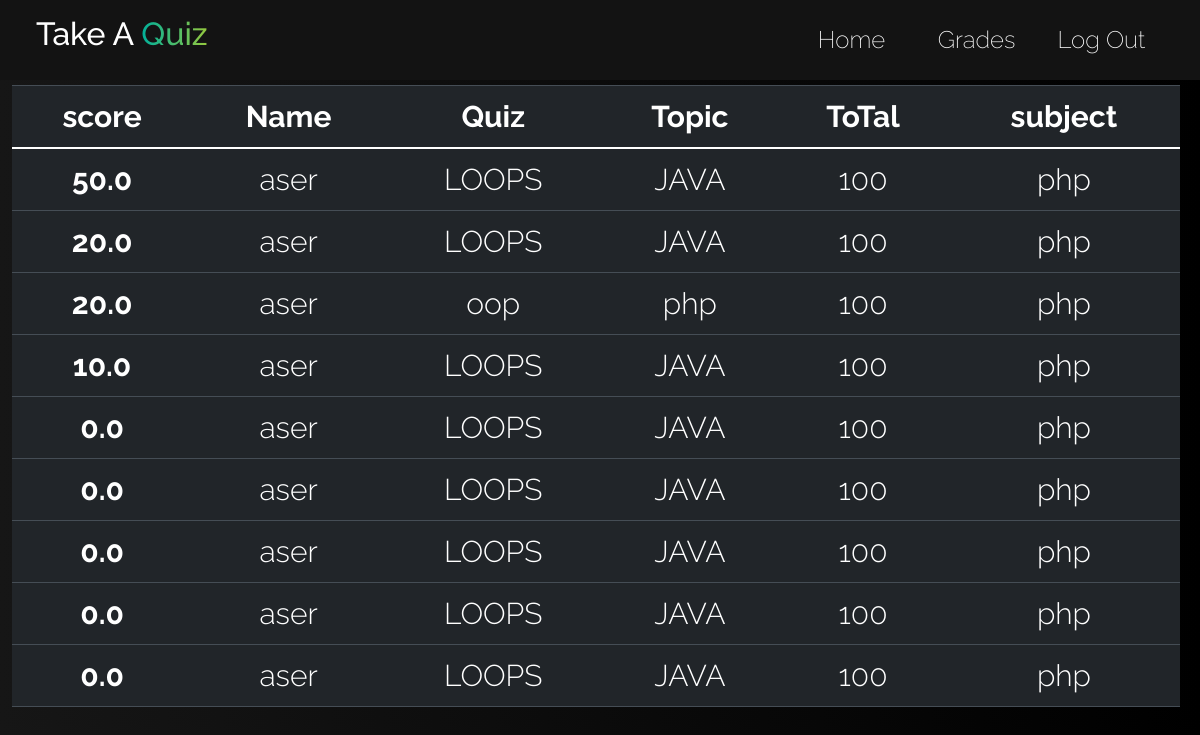
Page /score/ (signed in) on the committed database.
### results/models.py (models this page shows, shortened)
class Result(models.Model):
    quiz = models.ForeignKey(Quiz,on_delete=models.CASCADE)
    user = models.ForeignKey(CustomUserStudent,on_delete=models.CASCADE)
    score = models.FloatField()

### accounts/models.py (models this page shows)
class CustomUserStudent(AbstractUser):
    division = models.CharField(max_length=30 , choices = divisions)
    custom_student_id = models.PositiveBigIntegerField(null=True)## this id not related to any thing in django local db

### quizz/models.py (models this page shows, shortened)
class Quiz(models.Model):
    name = models.CharField(max_length=120)
    topic = models.CharField(max_length=120)
    number_of_questions = models.IntegerField()
    time = models.IntegerField(help_text="duration of the quiz in minutes")
    required_score_to_pass = models.IntegerField(help_text="required score in %")
    subject = models.CharField(max_length=50, choices=subjects)
    total = models.PositiveIntegerField()
    class Meta:
        verbose_name_plural = 'Quizes'

### results/views.py (the view)
# urls.py: path('',UserScore.as_view(),name="results_data"),
class UserScore(LoginRequiredMixin,ListView):
    model = Result
    template_name = 'score.html'
    context_object_name = 'score'
    def get_context_data(self, **kwargs):
                context = super().get_context_data(**kwargs)
                context["score"] = context["score"].filter(user = self.request.user).order_by('-score')
                return context

### templates/score.html
{% extends 'base.html' %}
{% block content %}
<ul class="score_data grades__list">
    <table class="table  table-dark table-hover">
        <thead>
          <tr>
            <th scope="col">score</th>
            <th scope="col">Name</th>
            <th scope="col">Quiz</th>
            <th scope="col">Topic</th>
            <th scope="col">ToTal</th>
            <th scope="col">subject</th>
          </tr>
        </thead>
    <tbody>
{% if user.is_authenticated %}
{% for scores in score %}
      <tr>
        <th scope="row">{{ scores.score }}</th>
        <td>{{ scores.user}}</td>
        <td> {{scores.quiz.name}}</td>
        <td> {{scores.quiz.topic}}</td>
        <td> {{scores.quiz.total}}</td>
        <td> {{scores.quiz.subject}}</td>
      </tr>
{% endfor %}
{% endif %}
</tbody>
</table
</ul>
{% endblock content %}

### templates/base.html (shortened to what this page needs)
{% load static %}
<!doctype html>
<html lang="en">
  <head>
    <link rel="stylesheet" href="https://cdn.jsdelivr.net/npm/bootstrap-icons@1.8.1/font/bootstrap-icons.css">
    <link rel="stylesheet" href="https://cdn.jsdelivr.net/npm/bootstrap@4.5.3/dist/css/bootstrap.min.css">
    <link href="https://cdn.jsdelivr.net/npm/bootstrap@5.0.2/dist/css/bootstrap.min.css" rel="stylesheet">
    <link rel="stylesheet" href={% static 'quizes/style.css' %}>
  </head>
  <body>
    <nav class="navbar">
    <div class="navbar__container">
      <a href="#home" id="navbar__logo" class="hero__heading"><h2>Take A <span>Quiz</span</a></h2>
      <ul class="navbar__menu">
        <li>
        </li>
        <li class="navbar__item">
          {% if user.is_authenticated %}
          <a href="{% url 'quizes:main-view' %}" class="navbar__link" >Home</a>
        </li>
        <li class="navbar__item">
          <a href="{% url 'results:results_data' %}" class="navbar__link" id="about-page">Grades</a>
        </li>
        <li class="navbar__item">
          <a href="{% url 'logout'%}?next={{request.path}}" class="navbar__link" id="services-page">Log Out</a>
        {% endif %}
       </ul>
    </div>
  </nav>
        {% block content %}
        {% endblock content %}
</body>
  </body>
</html>

### questions/static/quizes/style.css (style rules this page uses)
* { box-sizing: border-box; margin: 0; padding: 0; font-family: 'Fredoka', sans-serif; font-family: 'PT Serif', serif; font-family: 'Raleway', sans-serif; scroll-behavior: smooth; list-style-type: none; }
a { text-decoration: none; }
body { background-color: #000000; background: linear-gradient(to right, #161616,#000000); color: white; }
.navbar { background-color: #131313; height: 80px; display: flex; justify-content: center; align-items: center; font-size: 1.2rem; position: sticky; top: 0; z-index:999; }
.navbar__container { display: flex; justify-content: space-between; height: 80px; z-index: 1; width: 100%; max-width: 1300px; margin: 0 auto; padding: 0 20px; }
#navbar__logo { background-size: 100%; color:white; display: flex; align-items: center; cursor: pointer; text-decoration: none; font-size: 2rem; margin-right:20px ; margin-bottom:20px ; }
.navbar__menu { display: flex; align-items: center; list-style: none; }
.navbar__link { color: #fff; display: flex; align-items: center; justify-content: center; width: 125px; text-decoration: none; height: 100%; text-decoration: none; transition: all 0.5s ease; }
a:link { text-decoration: none; }
.navbar__link { font-size: 24px; font-weight: 200; }
.hero__heading { font-size: 100px; margin-bottom: 24px; color:#fff; }
.hero__heading span { background: -webkit-linear-gradient(to right, #00b09b, #96c93d); background: linear-gradient(to right, #00b09b, #96c93d); background-size:100% ; -webkit-background-clip: text; -moz-background-clip: text; -webkit-text-fill-color: transparent; -moz-text-fill-color:transparent; }
.grades__list { color: white; text-align: center; font-size: 30px; font-weight: 300; }
.table { padding: 0; margin-top: 5px; margin-left: -20px; align-items: center; color: white; }

### rows in the picture
Result: score "50.0", user "aser", quiz.name "LOOPS", quiz.topic "JAVA", quiz.total "100", quiz.subject "php"
Result: score "20.0", user "aser", quiz.name "LOOPS", quiz.topic "JAVA", quiz.total "100", quiz.subject "php"
Result: score "20.0", user "aser", quiz.name "oop", quiz.topic "php", quiz.total "100", quiz.subject "php"
Result: score "10.0", user "aser", quiz.name "LOOPS", quiz.topic "JAVA", quiz.total "100", quiz.subject "php"
Result: score "0.0", user "aser", quiz.name "LOOPS", quiz.topic "JAVA", quiz.total "100", quiz.subject "php"
Result: score "0.0", user "aser", quiz.name "LOOPS", quiz.topic "JAVA", quiz.total "100", quiz.subject "php"
Result: score "0.0", user "aser", quiz.name "LOOPS", quiz.topic "JAVA", quiz.total "100", quiz.subject "php"
Result: score "0.0", user "aser", quiz.name "LOOPS", quiz.topic "JAVA", quiz.total "100", quiz.subject "php"
Result: score "0.0", user "aser", quiz.name "LOOPS", quiz.topic "JAVA", quiz.total "100", quiz.subject "php"
